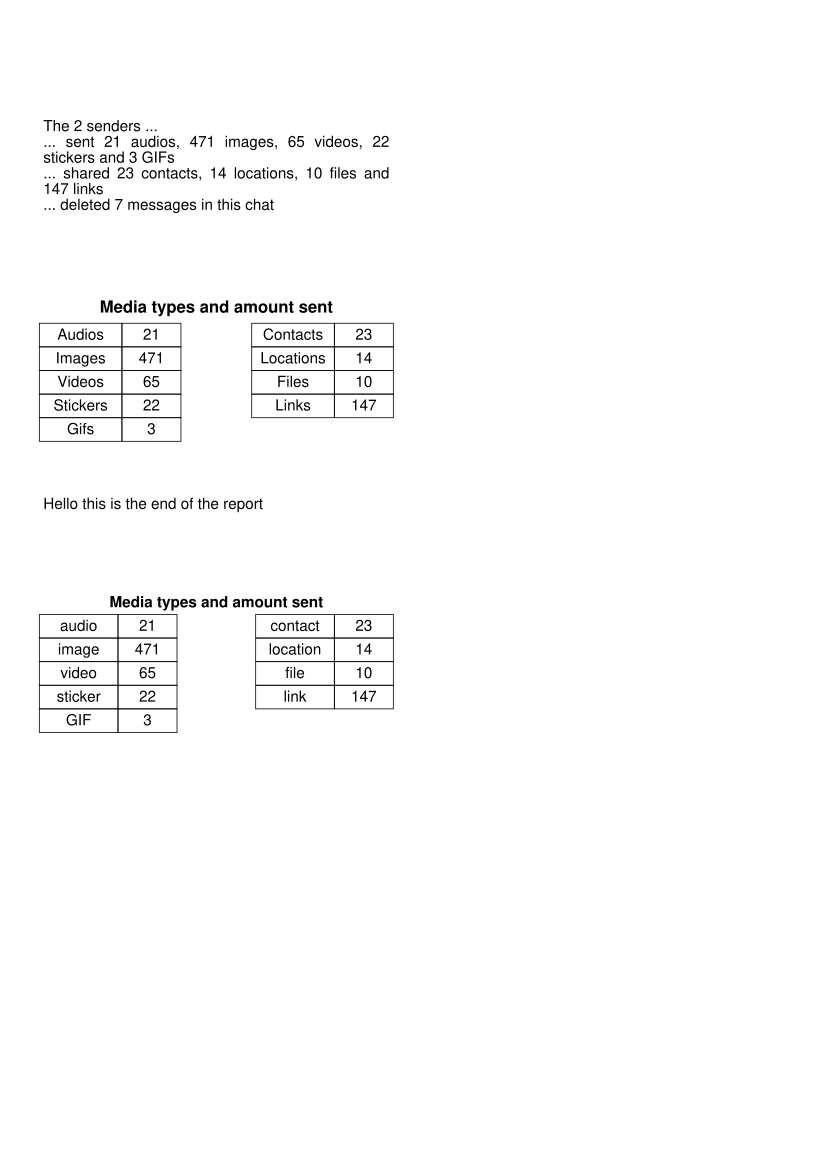

Here is the Python script that generated this plot:
# from timeit import default_timer as timer
from ast import Str
from hashlib import new
from pickletools import int4
from myfuncs import *
# from matplotlib import cm
# import database as db
# import numpy as np

sizes: list[int] = list() # last text sizes

def get_coord(x_offset: int=0, y_offset: int=0) -> tuple[int, int]:
	"""
	Returns the x, y cordinates on the current page
	"""
	return (pdf.get_x() + x_offset), (pdf.get_y() + y_offset)

def new_section(size: int=0, style: str="", space: int=0, np: int=0) -> None:
	"""
	Creates a new section in the pdf file and sets the font size and style.
	np: -1 = only footer, 0 = no new page (default), 1 = new page, 2 = new page and new section
	"""
	if pdf.page_no() == 0: # create first page
		pdf.set_margins(15, 20, 15)
		pdf.add_page()
	if np in (-1, 1, 2): # create footer for current page
		pdf.set_xy(0, 270)
		new_section(8, "I")
		pdf.cell(0, 5, f"Page {pdf.page_no()}", align="C")
	pdf.add_page() if np in (1, 2) else None # create new page
	if np in (0, 2): # create new section	on current or new page
		pdf.ln(space)
		xys.append({"x": pdf.get_x(), "y": pdf.get_y()})
		sizes.append(size) if size != 0 else None
		pdf.set_font("Arial", style, size if size != 0 else sizes[-1])
	return None



# # ----------------------------------------------------------------
stats_df = pd.read_csv("data/testing/exports/database/stats_df.csv", index_col=0)
senders = list(pd.read_csv("data/testing/exports/database/senders_df.csv", index_col=0)["0"])
chat_og = pd.read_csv("data/testing/exports/database/chat_og.csv", index_col=0)
msg = stats_df.iloc[0:-1, 0]
x = """The 2 senders ...
... sent 21 audios, 471 images, 65 videos, 22 stickers and 3 GIFs
... shared 23 contacts, 14 locations, 10 files and 147 links
... deleted 7 messages in this chat"""
# # ----------------------------------------------------------------

pdf = FPDF()
pdf.add_page()
pdf.set_font("Arial", size=11)

# i = db.sc
# def y(*idxs): return say(*[calc_numerus(*get_stat_pair(x, i)) for x in idxs])
"""	f"The {db.sc} senders ...", f"... sent {y(11,7,8,10,9)}", 
	f"... shared {y(12,13,14,17)}", f"... deleted {y(15)} in this chat"]) """




new_section(11, "", space=20)
pdf.multi_cell(90, 4, x)

new_section(space=20)

l1 = [	11,	12, 
		7, 	13, 
		8, 	14, 
		10,	17,
		9]
l2 = [stats_df.iat[len(senders), item] for item in l1]
w, h = 90, 6
w_item = 21
w_value = len(str(max(l2)))*5

for i, x in enumerate(l1):
	if i == 0:
		pdf.set_font("Arial", "B", 12)
		pdf.cell(w, h+2, "Media types and amount sent", 0, 1, "C")
		# pdf.cell(w, h, "media", 1, 0, "C")
		# pdf.cell(w, h, "count", 1, 0, "C")
		# pdf.cell(w, h, "media", 1, 0, "C")
		# pdf.cell(w, h, "count", 1, 1, "C")
	pdf.set_font("Arial", "", 11)
	pdf.cell(w_item, h, list(db.stats_dict.values())[x].capitalize()+"s", 1, 0, "C")
	pdf.cell(w_value, h, str(l2[i]), 1, 0, "C")
	if i % 2 != 0:
		pdf.ln(h)
	else:
		pdf.set_xy(pdf.get_x() + (w - (w_item + w_value) * 2), pdf.get_y())


new_section(space=20)
pdf.multi_cell(90, 4, "Hello this is the end of the report")


new_section(space=20)


l1 = [	11,	12, 
		7, 	13, 
		8, 	14, 
		10,	17,
		9]
l2 = [stats_df.iat[len(senders), item] for item in l1]
w, h = 90, 6
w_item, w_value = 20, len(str(max(l2)))*5

for i, x in enumerate(l1):
	if i == 0:
		pdf.set_font("Arial", "B", 11)
		pdf.cell(w, h, "Media types and amount sent", 0, 1, "C")
		# pdf.cell(w, h, "media", 1, 0, "C")
		# pdf.cell(w, h, "count", 1, 0, "C")
		# pdf.cell(w, h, "media", 1, 0, "C")
		# pdf.cell(w, h, "count", 1, 1, "C")
	pdf.set_font("Arial", "", 11)
	pdf.cell(w_item, h, list(db.stats_dict.values())[x], 1, 0, "C")
	pdf.cell(w_value, h, str(l2[i]), 1, 0, "C")
	if i % 2 != 0:
		pdf.ln(h)
	else:
		pdf.set_xy(pdf.get_x() + (w - (w_item + w_value) * 2), pdf.get_y())




pdf.output("data/output/pdfs/testing.pdf", "F")




# zz = chat_og["date"].value_counts().sort_index()
# date_range = pd.date_range(start=zz.index[0], end=zz.index[-1])

# msg_date = pd.Series(index=date_range, dtype=int)
# for date in date_range.strftime('%Y-%m-%d'):
# 	msg_date[date] = zz[date] if date in zz.index else 0

# fig, ax = plt.subplots(figsize=(12, 4))

# ax.plot(msg_date.index, msg_date.values, color="green")
# # # Major ticks every half year, minor ticks every month,
# ax.xaxis.set_major_locator(mdates.MonthLocator(bymonth=(1, 7)))
# ax.xaxis.set_minor_locator(mdates.MonthLocator())
# ax.grid(True)
# ax.set_ylabel('Messages sent')


# ax.xaxis.set_major_formatter(mdates.ConciseDateFormatter(ax.xaxis.get_major_locator()))


# # for label in ax.get_xticklabels(which='major'):
# # 	label.set(rotation=30, horizontalalignment='right')

# plt.show()








# # Testing Area:
# data = []
# for i in range(len(senders)):
# 	data.append([stats_df.iloc[i,0], stats_df.iloc[i,6]])
# data = np.array(data)
# print(data)


# # # ----------------------------------------------------------------
# fig, ax = plt.subplots()

# # cmap = plt.colormaps["tab20c"]
# # outer_colors = cmap(np.arange(3)*4)
# # inner_colors = cmap([1  , 2, 5, 6, 9, 10])

# # ax.pie(msg, startangle=90, counterclock=False, autopct="%1.1f%%", wedgeprops={"ec": "w"}, colors=cm_colors("Greens_r", db.senders))

# colors = cmap("Greens_r", db.senders)
# aplha_colors = colors[:, 3] = 0.8

# ax.pie(data.sum(axis=1), radius=1, colors=colors, wedgeprops=dict(width=0.3, edgecolor='w'))
# ax.legend(labels=db.senders, title="Sender:", shadow=True, loc="best", markerfirst=False)

# # ax.pie(data.flatten(), radius=1-0.3, colors=aplha_colors, wedgeprops=dict(width=0.3, edgecolor='w'))

# ax.set(aspect="equal", title='Pie plot with `ax.pie`')
# plt.show()







# # fig, ax = plt.subplots()

# # vals = np.array([[60., 32.], [37., 40.], [29., 10.]])


# # cmap = cm.get_cmap('Greens')
# # outer_colors = cmap(np.arange(3)*4)
# # inner_colors = cmap([1, 2, 5, 6, 9, 10])

# # ax.pie(vals.sum(axis=1), radius=1, colors=outer_colors,
# # 	   wedgeprops=dict(width=0.3, edgecolor='w'))

# # ax.pie(vals.flatten(), radius=1-0.3, colors=inner_colors,
# # 	   wedgeprops=dict(width=0.3, edgecolor='w'))

# # ax.set(aspect="equal", title='Pie plot with `ax.pie`')
# # plt.show()

# # stat = "messages_max"
# # if "max" in stat or "unique" in stat or "calls" in stat:
# # 	print("Yesss")
# # else:
# # 	print("Nooo")



# # last_sizes = [-100]
# # size = 10

# # last_sizes.append(size) if size != 0 else None
# # size = last_sizes[-1] if size == 0 else size


# # print(f"last_sizes: {last_sizes}, size: {size}")

# # def new_section(space: int=0, size: int=db.last_size[-1], style: str="") -> None:
# # 	db.last_size.append(size)
# # 	print(f"space: {space}, size: {size}, style: {style}")

# # new_section(20)
# # new_section(20, 10, "B")
# # new_section(20)



# # print(GREEN("testing started"))
# # t = [timer()]


# # def cm_colors(cm_name: str, countable):
# # 	if type(countable) != int:
# # 		countable = len(countable)
# # 	return cm.get_cmap(cm_name)(np.linspace(.2, .8, countable+1))


# # # Piechart Message per senders
# # # plt.pie(stats_df.iloc[0:-1, 0], startangle=90, counterclock=False, autopct="%1.1f%%", wedgeprops={"ec": "w"}, colors=cm_colors("Greens_r", senders))
# # # plt.legend(labels=senders, title="Sender:", shadow=True, loc="center left", bbox_to_anchor=(1, .5))
# # # plt.show()

# i=0
# # Piechart with bar types of messages

# # pie chart parameters

# plt.pie(data, autopct="%1.1f%%", startangle=0, counterclock=False,
#         	labels=["Media","Messages"], explode=[.1, 0], colors=cmap("YIGn", 2))

# # bar chart parameters
# age_ratios = stats_df.iloc[i, 7:14]
# age_labels = ["Images", "Videos", "GIFs", "Sticker", "Audios", "Contacts", "Locations", "Files"]
# print(age_ratios)


# plt.show()




# # # ----------------------------------------------------------------
# # t.append(timer())
# # print(GREEN(f"\n testing took {t[-1] - t[-2]} seconds"))
# # # ----------------------------------------------------------------

print(BLUE("DONE"))
